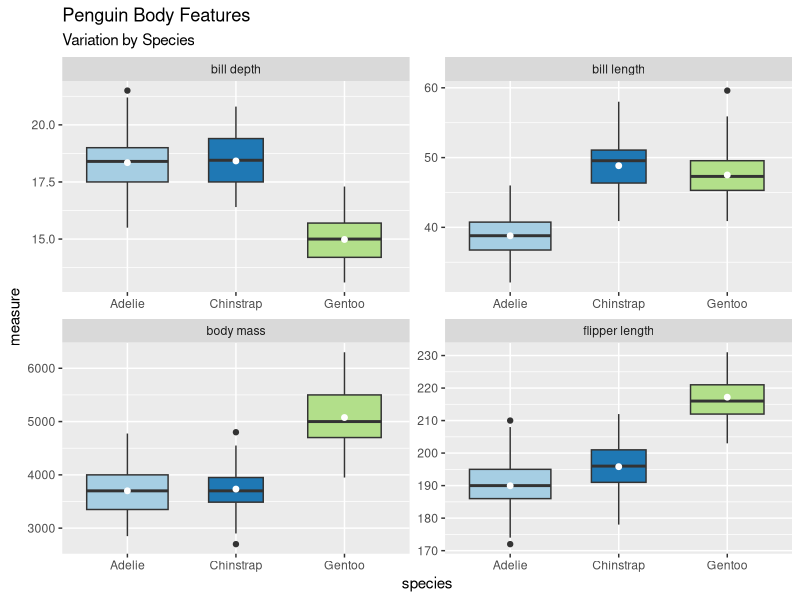
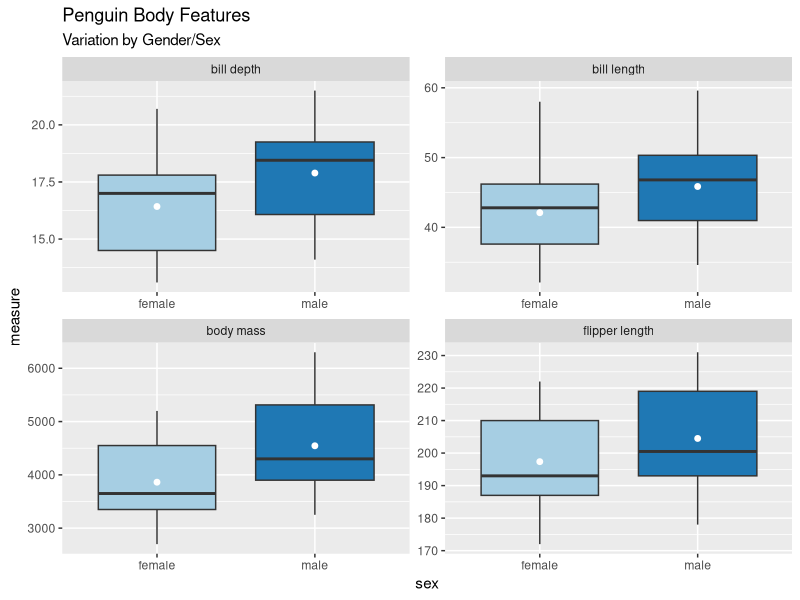
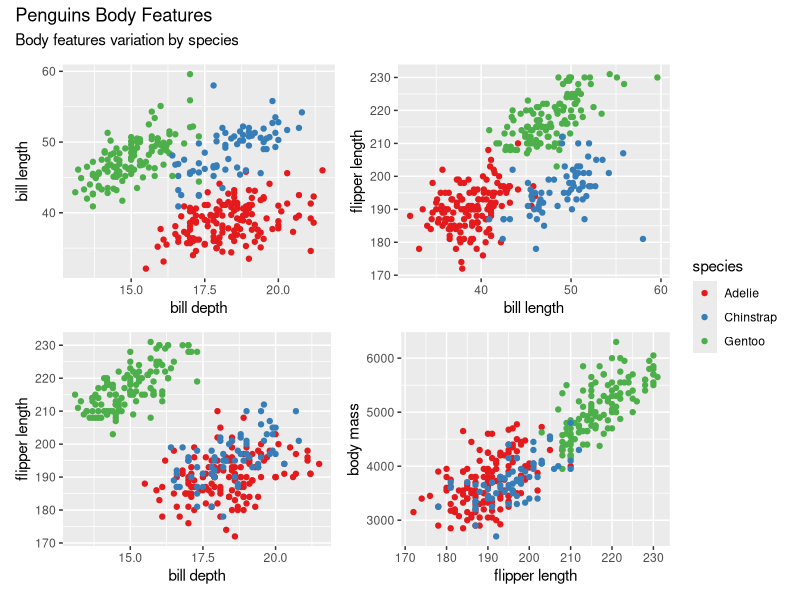
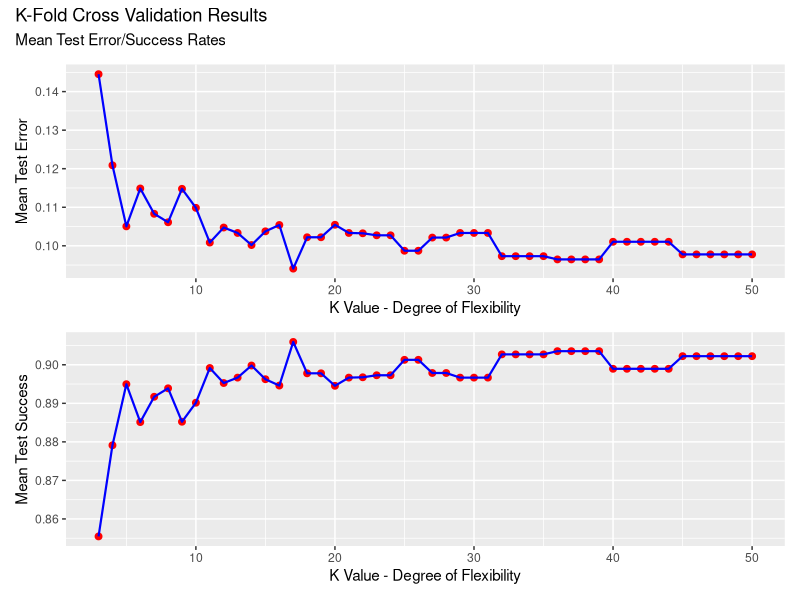

Recreate these plots in R, in order.
## ---- chunk 1
knitr::opts_chunk$set(echo = TRUE)
## ---- chunk 2
library(tidyverse)
library(ggthemes)
library(palmerpenguins)
library(MASS)
library(patchwork)

options(dplyr.summarise.inform = FALSE)

## ---- chunk 3

tbl_pivoted_penguins <- penguins %>% dplyr::select(species, 
                                                   bill_length_mm, 
                                                   bill_depth_mm, 
                                                   flipper_length_mm, 
                                                   body_mass_g, 
                                                   sex) %>% 
  pivot_longer(cols = c(bill_length_mm, 
                        bill_depth_mm, 
                        flipper_length_mm, 
                        body_mass_g), 
               names_to = "measure_type", 
               values_to = "measure", 
               values_drop_na = TRUE) %>% 
  mutate(measure_type = case_when(str_detect(measure_type, "bill_length_mm") ~ "bill length", 
                                  str_detect(measure_type, "bill_depth_mm") ~ "bill depth", 
                                  str_detect(measure_type, "flipper_length_mm") ~ "flipper length", 
                                  str_detect(measure_type, "body_mass_g") ~ "body mass",
                                  TRUE ~ measure_type))


p_variations_by_species <- ggplot(data = tbl_pivoted_penguins, mapping = aes(x = species, y = measure)) + 
  geom_boxplot(mapping = aes(fill = species), 
               show.legend = FALSE, 
               varwidth = TRUE, 
               na.rm = TRUE) + 
  stat_summary(fun = "mean", color = "white", na.rm = TRUE, size = 0.25) + 
  facet_wrap(~measure_type, nrow = 2, scales = "free") + 
  scale_fill_brewer(palette = "Paired") +
  theme_grey() +
  labs(title = "Penguin Body Features", 
       subtitle = "Variation by Species")



p_variations_by_sex <- filter(tbl_pivoted_penguins, !is.na(sex)) %>% ggplot(mapping = aes(x = sex, y = measure)) + 
  geom_boxplot(mapping = aes(fill = sex), 
               show.legend = FALSE, 
               na.rm = TRUE, 
               varwidth = TRUE) + 
  stat_summary(fun = "mean", color = "white", na.rm = TRUE, size = 0.25) + 
  scale_fill_brewer(palette = "Paired") +
  theme_grey() +
  facet_wrap(~measure_type, nrow = 2, scales = "free")  + 
  labs(title = "Penguin Body Features", 
       subtitle = "Variation by Gender/Sex")

## ---- chunk 4

p_variations_by_species

## ---- chunk 5

p_variations_by_sex

## ---- chunk 6

p1 <- filter(penguins, !is.na(sex)) %>% 
  ggplot() + 
  geom_point(mapping = aes(x = bill_depth_mm, y = bill_length_mm, color = species), 
             na.rm = TRUE, 
             show.legend = FALSE) + 
  scale_color_brewer(palette = "Set1") +
  labs(x = "bill depth", 
       y = "bill length")

p2 <- filter(penguins, !is.na(sex)) %>% 
  ggplot() + 
  geom_point(mapping = aes(x = bill_length_mm, y = flipper_length_mm, color = species), 
             na.rm = TRUE, 
             show.legend = FALSE) + 
  scale_color_brewer(palette = "Set1") +
  labs(x = "bill length", 
       y = "flipper length")

p3 <- filter(penguins, !is.na(sex)) %>% 
  ggplot() + 
  geom_point(mapping = aes(x = bill_depth_mm, y = flipper_length_mm, color = species), 
             na.rm = TRUE, 
             show.legend = FALSE) + 
  scale_color_brewer(palette = "Set1") +
  labs(x = "bill depth", 
       y = "flipper length")

p4 <- filter(penguins, !is.na(sex)) %>% 
  ggplot() + 
  geom_point(mapping = aes(x = flipper_length_mm, y = body_mass_g, color = species), 
             na.rm = TRUE, 
             show.legend  = TRUE) + 
  scale_color_brewer(palette = "Set1") +
  labs(x = "flipper length", 
       y = "body mass")


## ---- chunk 7
(p1 + p2) / (p3 + p4) + plot_layout(guides = 'collect') + 
  plot_annotation(title = "Penguins Body Features", 
                  subtitle = "Body features variation by species", theme = theme_grey())


## ---- chunk 8


tbl_filtered_penguins <- filter(penguins, !is.na(sex) & 
                                  !is.na(bill_length_mm) & 
                                  !is.na(bill_depth_mm) & 
                                  !is.na(flipper_length_mm) & 
                                  !is.na(body_mass_g))

subset_index <- sample(x = 1:nrow(tbl_filtered_penguins), size = round(0.8 * nrow(tbl_filtered_penguins), digits = 0))


penguins_train <- tbl_filtered_penguins[subset_index, ]
penguins_test <- tbl_filtered_penguins[-subset_index, ]


# A linear model for the penguins data set predicting Sex 
lda_fit <- lda(formula = sex ~ bill_length_mm + bill_depth_mm + flipper_length_mm + body_mass_g, data = penguins_train)


## ---- chunk 9

# How the qualitative predictor has been split across  factors 
contrasts(penguins_train$sex)


## ---- chunk 10

# Prediction Outputs 

lda_pred <- predict(object = lda_fit, newdata = penguins_test)

## ---- chunk 11

# Correlation Matrix 
table(lda_pred$class, penguins_test$sex)

## ---- chunk 12

# success rate in prediction
mean(lda_pred$class == penguins_test$sex)

# error rate in prediction 
mean(lda_pred$class != penguins_test$sex)

## ---- chunk 13

set.seed(1234)



fn_populate_rates <- function(){
  
  v_success_rates <- vector(mode = "double", length = nrow(tbl_filtered_penguins))
  v_error_rates <- vector(mode = "double", length = nrow(tbl_filtered_penguins))
  
  
  for(i in seq(nrow(tbl_filtered_penguins))){
    subset_val <- sample(x = 1:nrow(tbl_filtered_penguins), size = round(0.8 * nrow(tbl_filtered_penguins), digits = 0))
    lda_fit1 <- lda(formula = sex ~ bill_length_mm + bill_depth_mm + flipper_length_mm + body_mass_g, data = tbl_filtered_penguins[subset_val, ])    
    lda_pred1 <- predict(object = lda_fit1, newdata = tbl_filtered_penguins[-subset_val, ])
    v_success_rates[[i]] <- mean(lda_pred1$class == tbl_filtered_penguins[-subset_val, ]$sex)
    v_error_rates[[i]] <- mean(lda_pred1$class != tbl_filtered_penguins[-subset_val, ]$sex)
    i <- i + 1
  }
  
  df_rates <- cbind(v_success_rates, v_error_rates)
  return(df_rates)
  
}

df_rates_new <- as_tibble(fn_populate_rates())


## ---- chunk 14


mean(df_rates_new$v_success_rates)

mean(df_rates_new$v_error_rates)


## ---- chunk 15

set.seed(1234)


fn_validation_set <- function(){
  
  v_success_rates <- vector(mode = "double", length = 1)
  v_error_rates <- vector(mode = "double", length = 1)
  
  subset_val <- sample(x = 1:nrow(tbl_filtered_penguins), size = round(0.5 * nrow(tbl_filtered_penguins), digits = 0))
  lda_fit1 <- lda(formula = sex ~ bill_length_mm + bill_depth_mm + flipper_length_mm + body_mass_g, data = tbl_filtered_penguins[subset_val, ])    
  lda_pred1 <- predict(object = lda_fit1, newdata = tbl_filtered_penguins[-subset_val, ])
  
  v_success_rates[[1]] <- mean(lda_pred1$class == tbl_filtered_penguins[-subset_val, ]$sex)
  v_error_rates[[1]] <- mean(lda_pred1$class != tbl_filtered_penguins[-subset_val, ]$sex)
  
  df_rates <- cbind(v_success_rates, v_error_rates)
  return(df_rates)
  
}

df_rates_cross_validation <- as_tibble(fn_validation_set())

## ---- chunk 16

mean(df_rates_cross_validation$v_success_rates)

mean(df_rates_cross_validation$v_error_rates)
## ---- chunk 17

set.seed(1234)



fn_loov_rates <- function(){
  
  v_success_rates <- vector(mode = "double", length = nrow(tbl_filtered_penguins))
  v_error_rates <- vector(mode = "double", length = nrow(tbl_filtered_penguins))
  
  
  for(i in seq(nrow(tbl_filtered_penguins))){
    
    lda_fit1 <- lda(formula = sex ~ bill_length_mm + bill_depth_mm + flipper_length_mm + body_mass_g, data = tbl_filtered_penguins[-i, ])    
    lda_pred1 <- predict(object = lda_fit1, newdata = tbl_filtered_penguins[i, ])
    v_success_rates[[i]] <- mean(lda_pred1$class == tbl_filtered_penguins[i, ]$sex)
    v_error_rates[[i]] <- mean(lda_pred1$class != tbl_filtered_penguins[i, ]$sex)
    i <- i + 1
  }
  
  df_rates <- cbind(v_success_rates, v_error_rates)
  return(df_rates)
  
}

df_loov_rates <- as_tibble(fn_loov_rates())



## ---- chunk 18


mean(df_loov_rates$v_success_rates)

mean(df_loov_rates$v_error_rates)


## ---- chunk 19


# Generalizing to k = N groups 
# and using this generalization to study the 
# model result of k = 3 to k = 50 groups in the observation 

set.seed(1234)

fn_kfold_rates_new <- function(k) {
  
  sub_df <- as.data.frame(x = 1:nrow(tbl_filtered_penguins))
  
  colnames(sub_df) <- "row_index_no"
  
  sub_df$bucket <- trunc(sub_df$row_index_no / round(nrow(sub_df)/k, digits = 0))
  
  
  v_success_rates <- vector(mode = "double", length = max(sub_df$bucket))
  v_error_rates <- vector(mode = "double", length = max(sub_df$bucket))
  
  
  for(i in seq(max(sub_df$bucket))){
    
    lda_fit1 <- lda(formula = sex ~ bill_length_mm + bill_depth_mm + flipper_length_mm + body_mass_g, data = tbl_filtered_penguins[-sub_df[sub_df$bucket == i-1, ]$row_index_no
                                                                                                                                   , ])    
    lda_pred1 <- predict(object = lda_fit1, newdata = tbl_filtered_penguins[sub_df[sub_df$bucket == i-1, ]$row_index_no, ])
    v_success_rates[[i]] <- mean(lda_pred1$class == tbl_filtered_penguins[sub_df[sub_df$bucket == i-1, ]$row_index_no, ]$sex)
    v_error_rates[[i]] <- mean(lda_pred1$class != tbl_filtered_penguins[sub_df[sub_df$bucket == i-1, ]$row_index_no, ]$sex)
    i <- i + 1
  }
  
  
  df_rates <- data.frame(cbind(v_success_rates, v_error_rates))
  colnames(df_rates) <- c("success_rate", "error_rate")
  
  k_value <- rep(k, nrow(df_rates))
  
  df_rates <- cbind(df_rates, k_value)
  
  colnames(df_rates) <- c("success_rate", "error_rate", "k_value")
  return(df_rates)
  
}


## ---- chunk 20

k_folds <- c(3:50)


df_kfold_rates_new <- purrr::map_df(.x = k_folds, .f = fn_kfold_rates_new)


tbl_kfold_rates <- as_tibble(df_kfold_rates_new)



## ---- chunk 21

p_error_rate <-  tbl_kfold_rates %>% group_by(k_value) %>% 
  summarize(mean_test_error = mean(error_rate)) %>%
  ungroup() %>% 
  ggplot(mapping = aes(x = k_value, y = mean_test_error)) + 
  geom_point(colour = "red", size = 2.0) + 
  geom_line(colour = "blue", size = 0.75) + 
  labs(x = "K Value - Degree of Flexibility", 
       y = "Mean Test Error")

p_success_rate <-  tbl_kfold_rates %>% group_by(k_value) %>% 
  summarize(mean_test_success = mean(success_rate)) %>%
  ungroup() %>% 
  ggplot(mapping = aes(x = k_value, y = mean_test_success)) + 
  geom_point(colour = "red", size = 2.0) + 
  geom_line(colour = "blue", size = 0.75) + 
  labs(x = "K Value - Degree of Flexibility", 
       y = "Mean Test Success")



## ---- chunk 22

(p_error_rate / p_success_rate) + plot_annotation(title = "K-Fold Cross Validation Results", 
                                                  subtitle = "Mean Test Error/Success Rates", theme = theme_grey())

